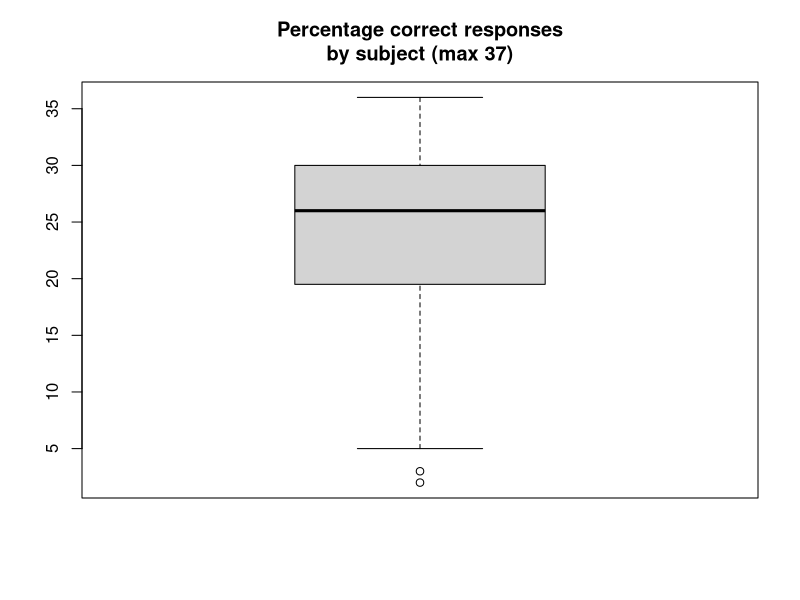
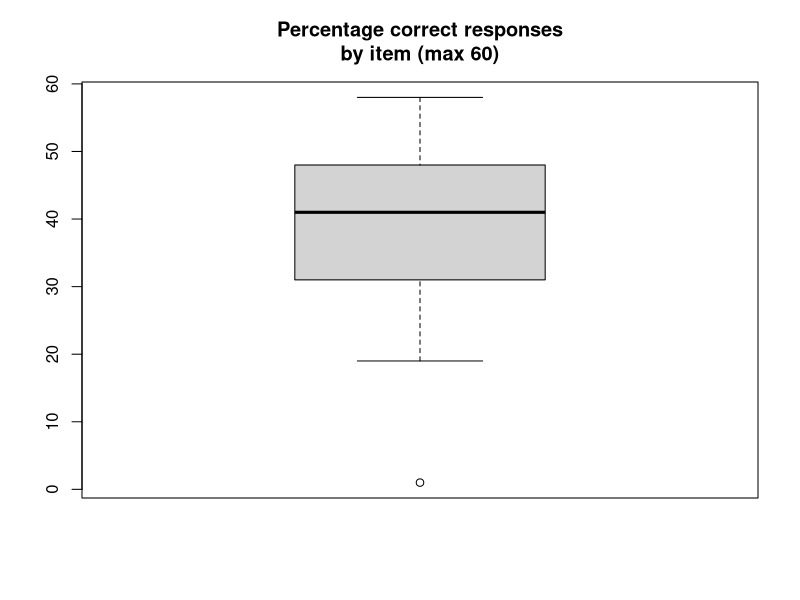

Generate these figures, in order, with R:
## Code valid responses for Amazonas cloze test

library(plyr)
library(ggplot2)

# (This is taken from the excel sheet that Manne gave me, see 
# 'Dropbox/thesis/study2/data_files/cloze_amazonas_solution.xlsx')
# I've added the changes I suggested in an e-mail I sent to Manne 
# on 2014-10-28, 8:08 pm

valid <- list(
  c("del"),
  c("una"),
  c("de"),
  c("conviven", "habitan", "viven"),
  c("muy", "bastante", "super"),
  c("arboles", "bosques", "territorios", "montes"),
  c("animales", "insectos"),
  c("entre", "de"),
  c("activas", "peligrosas", "abundantes", "comunes", "frecuentes",
    "representadas", "numerosas", "pequeñas", "grandes", "habituales", 
    "venenosas", "trabajadoras", "importantes", "conocidas", "feroces",
    "pequenas"),
  c("en",  "de"),
  c("rio"),
  c("aguas", "desembocaduras", "profundidades", "cauces", "caudales",
    "afluentes"),
  c("se"),
  c("aguas", "orillas", "pozas", "lagunas", "corrientes"),
  c("en", "sobre"),
  c("la", "esta", "su"),
  c("pesar", "pezar"),
  c("ha"),
  c("sobre"),
  c("se"),
  c("la", "esta", "aquella"),
  c("duda"),
  c("peligro", "riesgo", "decadencia", "crisis"),
  c("partes"),
  c("en"),
  c("empresas", "emprezas", "tribus", "multinacionales", "industrias", 
    "fabricas", "corporaciones", "compañias", "personas", "madereras"),
  c("vendan"),
  c("con"),
  c("muchos", "los", "estos"),
  c("de"),
  c("los", "muchos"),
  c("medidas", "precauciones"),
  c("informe", "programa", "estudio", "documento", "proyecto", "plan", 
    "documental", "folleto", "tratado", "reporte", "articulo"),
  c("las"),
  c("segun"),
  c("que"),
  c("nunca", "jamas", "mas", "ya")
  )
# name each question Q1 through Q37
names(valid) <- paste("Q", 1:length(valid), sep =  "")
# make sure all lower case...
valid <- lapply(valid, tolower)
# ... and no leading or trailing whitespaces
valid <- lapply(valid, function (x) {gsub("^\\s+|\\s+$", "", x)})

head(valid)

## Response sheet
resp <- read.csv("data/clozetest_subject-responses.csv", strip.white = TRUE,
                 stringsAsFactors = FALSE)
# remove colums of NA's
resp <- resp[, colSums(is.na(resp)) != nrow(resp)]
# rename columns
names(resp) <- c("Subject", paste("Q", 1:37, sep=""))
# keep only rows for valid participants
resp <- resp[resp$Subject %in% 1:60, ]
# store subject ID's in separate vector
Subj <- resp$Subject
# everything to lower case and as matrix
resp <- sapply(resp, tolower)
# name rows with Subject ID's and remove Subject column
rownames(resp) <- resp[, "Subject"]
resp <- resp[, -1]

# Now correct the responses, assigning one point if response is in 'valid',
# 0 otherwise
score <- matrix(rep(NA, length(resp)), nrow = nrow(resp))
for (j in 1:37) {
  score[, j] <- as.numeric(resp[, j] %in% valid[[j]])
}
rm(j)

## Some general questions

# how well did Subjects do?
boxplot(apply(score, 1, sum), 
        main = "Percentage correct responses\nby subject (max 37)")

# How difficult were the items?
boxplot(apply(score, 2, sum),
        main = "Percentage correct responses\nby item (max 60)")

# sort items for difficulty:
q_difficulty <- apply(score, 2, sum)
names(q_difficulty) <- paste("Q", 1:37, sep = "")
sort(q_difficulty)

# An item that only 1 ppt got right?
which(apply(score, 2, sum) == 1)  # Q27 -- "vendan" (subjunctive form)

## total scores by subject
total <- data.frame(
  Subject = Subj,
  ClozeScore = apply(score, 1, sum)
  )

# write subject scores to file
write.csv(total, file = "data/clozetest_subject-scores.csv",
          row.names = FALSE, fileEncoding = "UTF-8")
